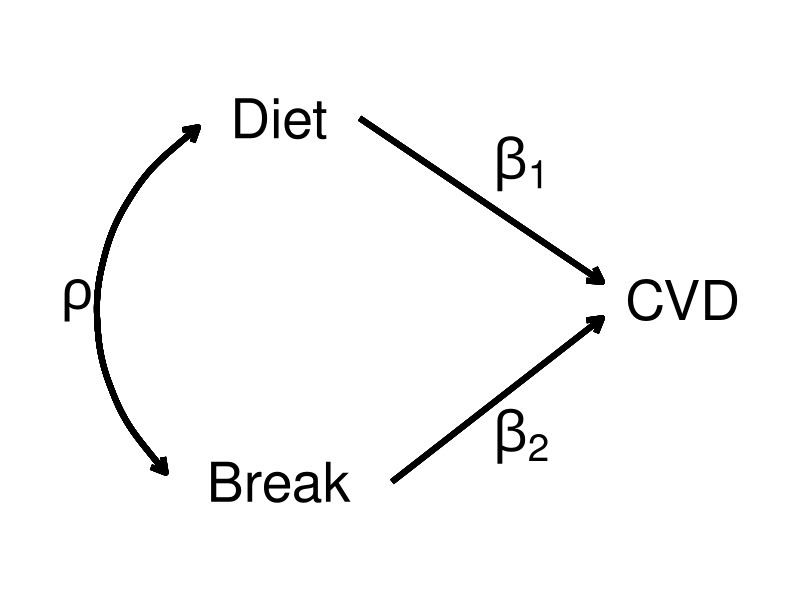

R code for this plot:
## ---- chunk 1
knitr::opts_chunk$set(echo = TRUE)
library(ggplot2)
library(data.table)
## ---- chunk 2
fd <- data.table(x<-seq(1:3), y=seq(0:5))
x1 <- 'Diet'
x1.h <- 1
x1.v <- 3
x2 <- 'Break'
x2.h <- 1
x2.v <- 1
y <- 'CVD'
y.h <- 3.5
y.v <- 2
base <- 14
gg <- ggplot(data=fd, aes(x=x, y=y)) +
  # variables
  annotate(geom="text", x=x1.h, y=x1.v, label=x1, size=base) +
  annotate(geom="text", x=x2.h, y=x2.v, label=x2, size=base) +
  annotate(geom="text", x=y.h, y=y.v, label=y, size=base) +
  # paths
  geom_segment(aes(x = x1.h+0.5, y = x1.v - 0.00, xend = y.h-0.5, yend = y.v+0.1), size=2, arrow = arrow(length = unit(0.4,"cm"))) +
  geom_segment(aes(x = x2.h+0.7, y = x2.v + 0.00, xend = y.h-0.5, yend = y.v-0.1), size=2, arrow = arrow(length = unit(0.4,"cm"))) +
  geom_curve(aes(x = x1.h-0.5, y = x1.v - 0.05, xend = x2.h-0.7, yend = x2.v+0.05), curvature = 0.5, size=2, arrow = arrow(length = unit(0.4,"cm"))) +
  geom_curve(aes(xend = x1.h-0.5, yend = x1.v - 0.05, x = x2.h-0.7, y = x2.v+0.05), curvature = -0.5, size=2, arrow = arrow(length = unit(0.4,"cm"))) +
  # parameters
   annotate(geom="text", x=(x1.h + y.h)/2+0.25, y=(x1.v+y.v)/2+0.25, label="beta[1]", size=base, parse=TRUE) +
   annotate(geom="text", x=(x1.h + y.h)/2+0.25, y=(x2.v+y.v)/2-0.25, label="beta[2]", size=base, parse=TRUE) +
   annotate(geom="text", x=x1.h-1.25, y=(x1.v+x2.v)/2, label="rho", size=base, parse=TRUE) +
  xlim(0-0.5, (y.h + 0.5)) +
  ylim(0.5, 3.5) +
  theme_void() 
gg
